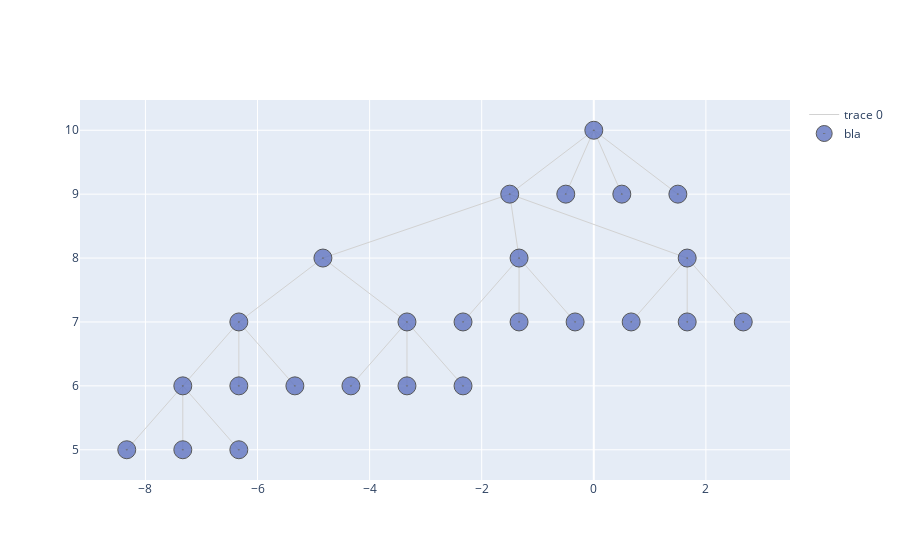

Source (notebook cell):
### Code cell
fig = go.Figure()
fig.add_trace(go.Scatter(x=Xe,
                   y=Ye,
                   mode='lines',
                   line=dict(color='rgb(210,210,210)', width=1),
                   hoverinfo='none'
                   ))
fig.add_trace(go.Scatter(x=Xn,
                  y=Yn,
                  mode='markers',
                  name='bla',
                  marker=dict(symbol='circle-dot',
                                size=18,
                                color='#6175c1',    #'#DB4551',
                                line=dict(color='rgb(50,50,50)', width=1)
                                ),
                  text=labels,
                  hoverinfo='text',
                  opacity=0.8
                  ))

### Figure 1 — Plotly figure (JSON) as saved in the notebook; plotly's stock layout.template omitted (floating-point values rounded to 4 significant figures)
{"data": [{"hoverinfo": "none", "line": {"color": "rgb(210,210,210)", "width": 1}, "mode": "lines", "type": "scatter", "x": [-4.833, -1.5, null, -4.833, -6.333, null, -4.833, -3.333, null, -1.5, -1.333, null, -1.5, 0, null, -1.5, 1.667, null, -6.333, -7.333, null, -6.333, -6.333, null, -6.333, -5.333, null, -3.333, -4.333, null, -3.333, -3.333, null, -3.333, -2.333, null, -1.333, -2.333, null, -1.333, -1.333, null, -1.333, -0.3333, null, 0, -0.5, null, 0, 0.5, null, 0, 1.5, null, 1.667, 0.6667, null, 1.667, 1.667, null, 1.667, 2.667, null, -7.333, -8.333, null, -7.333, -7.333, null, -7.333, -6.333, null], "y": [8, 9, null, 8, 7, null, 8, 7, null, 9, 8, null, 9, 10, null, 9, 8, null, 7, 6, null, 7, 6, null, 7, 6, null, 7, 6, null, 7, 6, null, 7, 6, null, 8, 7, null, 8, 7, null, 8, 7, null, 10, 9, null, 10, 9, null, 10, 9, null, 8, 7, null, 8, 7, null, 8, 7, null, 6, 5, null, 6, 5, null, 6, 5, null]}, {"hoverinfo": "text", "marker": {"color": "#6175c1", "line": {"color": "rgb(50,50,50)", "width": 1}, "size": 18, "symbol": "circle-dot"}, "mode": "markers", "name": "bla", "opacity": 0.8, "text": ["0", "1", "2", "3", "4", "5", "6", "7", "8", "9", "10", "11", "12", "13", "14", "15", "16", "17", "18", "19", "20", "21", "22", "23", "24"], "type": "scatter", "x": [-4.833, -1.5, -6.333, -3.333, -1.333, 0, 1.667, -7.333, -6.333, -5.333, -4.333, -3.333, -2.333, -2.333, -1.333, -0.3333, -0.5, 0.5, 1.5, 0.6667, 1.667, 2.667, -8.333, -7.333, -6.333], "y": [8, 9, 7, 7, 8, 10, 8, 6, 6, 6, 6, 6, 6, 7, 7, 7, 9, 9, 9, 7, 7, 7, 5, 5, 5]}], "layout": {}}
